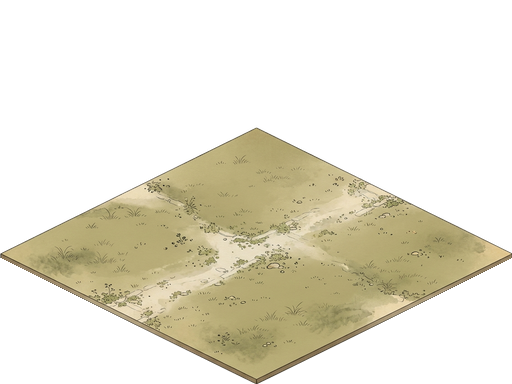
#> input picture Resources/Landmarks/southern_border/tile_meadow_01.png, 512 x 384 px, found by its file name
$ python verify_v2_tiles.py
#> lines starting #> are read from the running program, lines starting #| are printed output that depends on the picture
#!/usr/bin/env python3
"""
tools/verify_v2_tiles.py — Verification tool for Normalized Taiwu V2 2:1 Isometric Tiles.

Specifications:
- Canvas size: 512x384 transparent PNGs
- Isometric diamond footprint: 512x256 (strict 2:1 ratio) in bottom 256px
- Vertical headroom: 128px on top for bamboo, rocks, and roofs
- Pivot / origin: Center of diamond at normalized (0.5, 0.6667) -> pixel (256, 256)
- Grid step: pos.x = (gridX - gridY) * 256, pos.y = (gridX + gridY) * 128 (scaled to world tile scale)
- Sorting: YSortEnabled = true on tile layer
"""

import os
import sys
from PIL import Image

SCRIPT_DIR = os.path.dirname(os.path.abspath(__file__))
PROJECT_DIR = os.path.abspath(os.path.join(SCRIPT_DIR, ".."))
V2_TILES_DIR = os.path.join(PROJECT_DIR, "Resources", "Landmarks", "v2_test")
CAPTURES_DIR = os.path.join(PROJECT_DIR, "tools", "captures")

REQUIRED_TILES = {
    "tile_meadow_01.png": "Base meadow terrain",
    "tile_bamboo_crag.png": "Bamboo / forested highland terrain",
    "poi_clan_stronghold.png": "Clan stronghold POI",
    "poi_ancient_gu_cave.png": "Ancient Gu cave POI"
}

def verify_tile_specs():
    print("=" * 70)
    print(" ☯️  TAIWU V2 ISOMETRIC TILE SPECIFICATION AUDIT")
    print("=" * 70)
    all_ok = True

    loaded_images = {}
    for filename, desc in REQUIRED_TILES.items():
        path = os.path.join(V2_TILES_DIR, filename)
        if not os.path.exists(path):
            print(f"❌ MISSING: {filename} at {path}")
            all_ok = False
            continue

        im = Image.open(path)
#> im is the input picture: PIL image 512x384 RGBA; mean R, G, B, A 63.7, 59.6, 43.6, 87
        w, h = im.size
#> w = 512; h = 384
        loaded_images[filename] = im.convert("RGBA")

        # 1. Canvas Dimensions
        if (w, h) != (512, 384):
            print(f"❌ SIZE MISMATCH: {filename} is {w}x{h}, expected 512x384")
            all_ok = False
        else:
            print(f"✅ SIZE OK: {filename} ({w}x{h}) — {desc}")
#| ✅ SIZE OK: tile_meadow_01.png (512x384) — Base meadow terrain

        # 2. Diamond center opacity
        center_alpha = im.getpixel((256, 256))[3]
#> center_alpha = 255
        if center_alpha < 200:
            print(f"❌ PIVOT TRANSPARENT: {filename} diamond center (256, 256) alpha = {center_alpha}")
            all_ok = False
        else:
            print(f"   - Diamond Center (256, 256) alpha: {center_alpha}/255")
#|    - Diamond Center (256, 256) alpha: 255/255

        # 3. Headroom transparency check
        # Top 128px corners should be transparent for proper Y-sort overlap
        tl_corner_alpha = im.getpixel((10, 10))[3]
#> tl_corner_alpha = 0
        tr_corner_alpha = im.getpixel((500, 10))[3]
#> tr_corner_alpha = 0
        if tl_corner_alpha > 50 or tr_corner_alpha > 50:
            print(f"⚠️  HEADROOM WARNING: {filename} top corners have alpha ({tl_corner_alpha}, {tr_corner_alpha})")
        else:
            print(f"   - Top corners transparent ({tl_corner_alpha}, {tr_corner_alpha}) for Y-sort overlap")
#|    - Top corners transparent (0, 0) for Y-sort overlap

    if not all_ok:
        print("\n❌ Tile specification audit FAILED.")
        return False, None

    print("\n✅ All 4 V2 tile assets conform to 512x384 canvas & 512x256 footprint specifications.")
    return True, loaded_images

def verify_seam_flushness(images):
    print("\n" + "=" * 70)
    print(" ☯️  SEAM FLUSHNESS & BACKGROUND LEAKAGE CHECK (3x3 Patch)")
    print("=" * 70)

    t_meadow = images["tile_meadow_01.png"]
    t_bamboo = images["tile_bamboo_crag.png"]
    t_clan = images["poi_clan_stronghold.png"]
    t_cave = images["poi_ancient_gu_cave.png"]

    # 3x3 patch mixing all 4 tiles
    tiles_map = {
        (0, 0): t_meadow,
        (1, 0): t_bamboo,
        (2, 0): t_meadow,
        (0, 1): t_clan,
        (1, 1): t_cave,
        (2, 1): t_bamboo,
        (0, 2): t_meadow,
        (1, 2): t_clan,
        (2, 2): t_cave,
    }

    # Sort strictly by (gx + gy, gy) for Y-sorted rendering
    sorted_tiles = sorted(tiles_map.items(), key=lambda item: (item[0][0] + item[0][1], item[0][1]))

    origin_x = 800
    origin_y = 350
    bg = (25, 28, 32, 255)
    canvas = Image.new("RGBA", (1600, 1100), bg)

    for (gx, gy), img in sorted_tiles:
        cx = (gx - gy) * 256 + origin_x
        cy = (gx + gy) * 128 + origin_y
        tl_x = cx - 256
        tl_y = cy - 256
        canvas.alpha_composite(img, (tl_x, tl_y))

    os.makedirs(CAPTURES_DIR, exist_ok=True)
    out_patch = os.path.join(CAPTURES_DIR, "test_v2_tiles_patch.png")
    canvas.save(out_patch)
    print(f"✅ Composite 3x3 patch saved to: {out_patch}")

    # Test interior seams for background leakage
    # Seam 1: Between (0, 0) and (1, 0)
    # Line from (origin_x + 256, origin_y) to (origin_x, origin_y + 128)
    leak1 = 0
    for t in range(256):
        x = int(origin_x + 256 - t)
        y = int(origin_y + t * 0.5)
        if canvas.getpixel((x, y)) == bg:
            leak1 += 1

    # Seam 2: Between (0, 0) and (0, 1)
    # Line from (origin_x - 256, origin_y) to (origin_x, origin_y + 128)
    leak2 = 0
    for t in range(256):
        x = int(origin_x - 256 + t)
        y = int(origin_y + t * 0.5)
        if canvas.getpixel((x, y)) == bg:
            leak2 += 1

    # Seam 3: Between (1, 1) and (1, 2)
    c11_x = (1 - 1) * 256 + origin_x
    c11_y = (1 + 1) * 128 + origin_y
    leak3 = 0
    for t in range(256):
        x = int(c11_x - 256 + t)
        y = int(c11_y + t * 0.5)
        if canvas.getpixel((x, y)) == bg:
            leak3 += 1

    print(f"   - Seam (0,0)-(1,0) length 256, bg leaks: {leak1}")
    print(f"   - Seam (0,0)-(0,1) length 256, bg leaks: {leak2}")
    print(f"   - Seam (1,1)-(1,2) length 256, bg leaks: {leak3}")

    total_leaks = leak1 + leak2 + leak3
    if total_leaks > 0:
        print(f"❌ SEAM LEAKAGE DETECTED: {total_leaks} background pixels visible on diamond edges!")
        return False

    print("✅ Diamond edges sit 100% FLUSH with ZERO background gaps or edge cracks.")
    return True

def verify_godot_capture():
    print("\n" + "=" * 70)
    print(" ☯️  GODOT LIVE VIEWPORT CAPTURE AUDIT (test_v2_tiles.png)")
    print("=" * 70)

    capture_path = os.path.join(PROJECT_DIR, "test_v2_tiles.png")
    if not os.path.exists(capture_path):
        capture_path = os.path.join(CAPTURES_DIR, "test_v2_tiles.png")

    if not os.path.exists(capture_path):
        print("⚠️  Live Godot capture test_v2_tiles.png not found on disk.")
        return False

    im = Image.open(capture_path)
    w, h = im.size
    print(f"✅ Found Godot viewport capture: {capture_path} ({w}x{h})")

    # Verify image is non-blank (standard deviation of pixels > threshold)
    colors = im.getcolors(maxcolors=100000)
    unique_colors = len(colors) if colors else 100000
    print(f"   - Unique color shades in capture: {unique_colors}")
    if unique_colors < 100:
        print("❌ CAPTURE BLANK: Insufficient color variation in rendered frame.")
        return False

    print("✅ Godot live viewport render verified with rich scene color depth.")
    return True

if __name__ == "__main__":
    spec_ok, images = verify_tile_specs()
#> spec_ok = True; images = 4 items
    if not spec_ok:
        sys.exit(1)

    seam_ok = verify_seam_flushness(images)
#> in verify_seam_flushness, `t_cave = images["poi_ancient_gu_cave.png"]`:
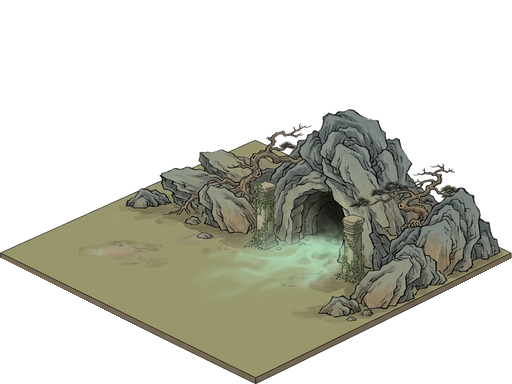
#> t_cave: PIL image 512x384 RGBA; mean R, G, B, A 48.9, 49.3, 39.5, 96.3; transparent parts drawn white
#> in verify_seam_flushness, `sorted_tiles = sorted(tiles_map.items(), key=lambda item: (item[0][0] ..`: sorted_tiles = 9 items
#> in verify_seam_flushness, `canvas = Image.new("RGBA", (1600, 1100), bg)`:
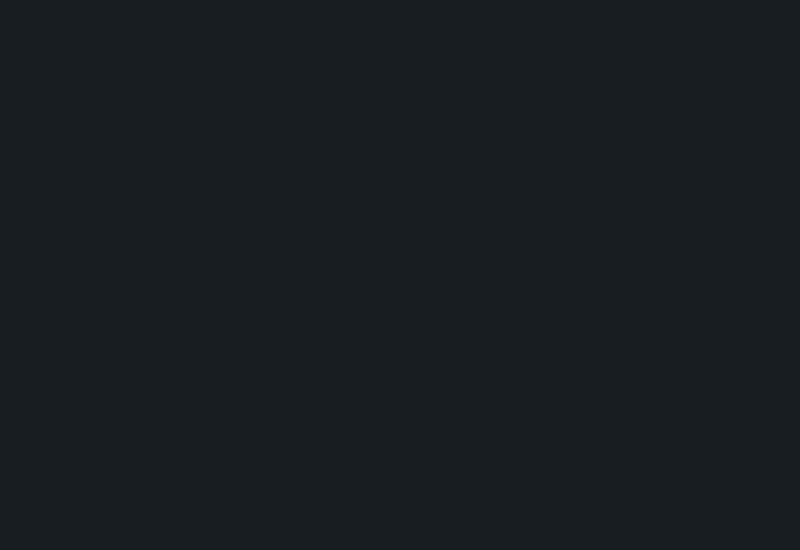
#> canvas: PIL image 1600x1100 RGBA (shown at 1/2 size); mean R, G, B, A 25, 28, 32, 255
#> the loop in verify_seam_flushness, `for (gx, gy), img in sorted_tiles:` made 9 passes
#> (gx, gy, cx, cy, tl_x, tl_y) on passes 1 to 9: (0, 0, 800, 350, 544, 94), (1, 0, 1056, 478, 800, 222), (0, 1, 544, 478, 288, 222), (2, 0, 1312, 606, 1056, 350), (1, 1, 800, 606, 544, 350), (0, 2, 288, 606, 32, 350), (2, 1, 1056, 734, 800, 478), (1, 2, 544, 734, 288, 478), (2, 2, 800, 862, 544, 606)
#> after the loop in verify_seam_flushness, `for (gx, gy), img in sorted_tiles:`:
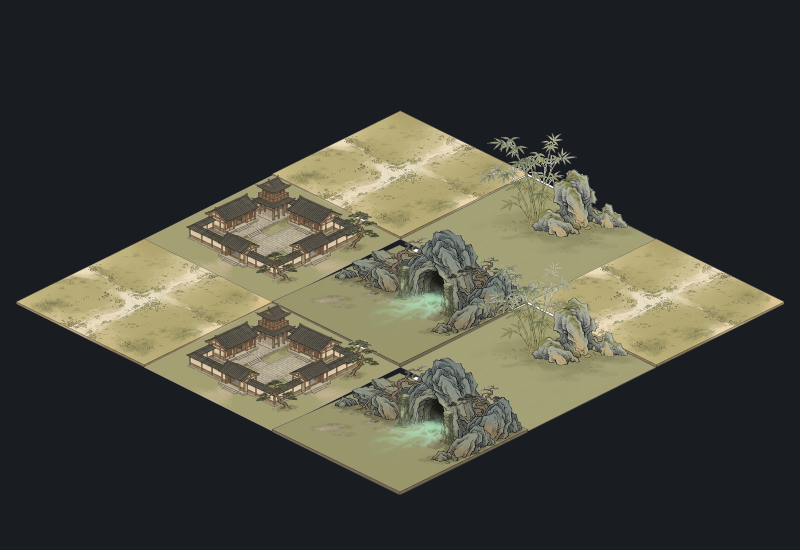
#> canvas: PIL image 1600x1100 RGBA (shown at 1/2 size); mean R, G, B, A 68.6, 68.6, 59.1, 255
#> after the loop in verify_seam_flushness, `for t in range(256):`: leak1 = 0
#|    - Seam (0,0)-(1,0) length 256, bg leaks: 0
#|    - Seam (0,0)-(0,1) length 256, bg leaks: 0
#|    - Seam (1,1)-(1,2) length 256, bg leaks: 0
#> seam_ok = True
    if not seam_ok:
        sys.exit(1)

    capture_ok = verify_godot_capture()

    print("\n" + "=" * 70)
    print(" 🏆 ALL V2 ISOMETRIC TILE VERIFICATIONS PASSED CLEANLY!")
    print("=" * 70)
    sys.exit(0)
#> (the program exits here)
